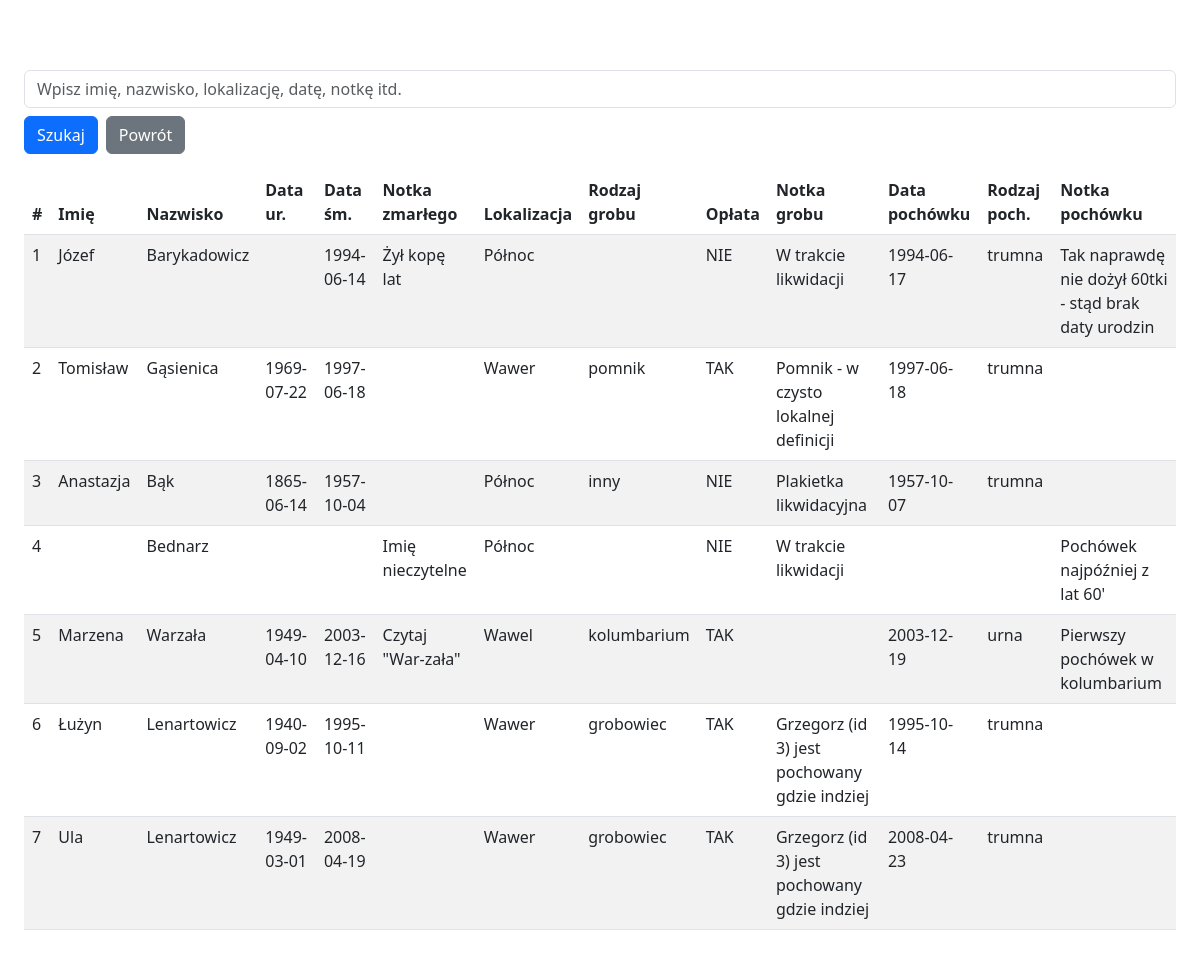
The app's page /szukaj.php, older data.
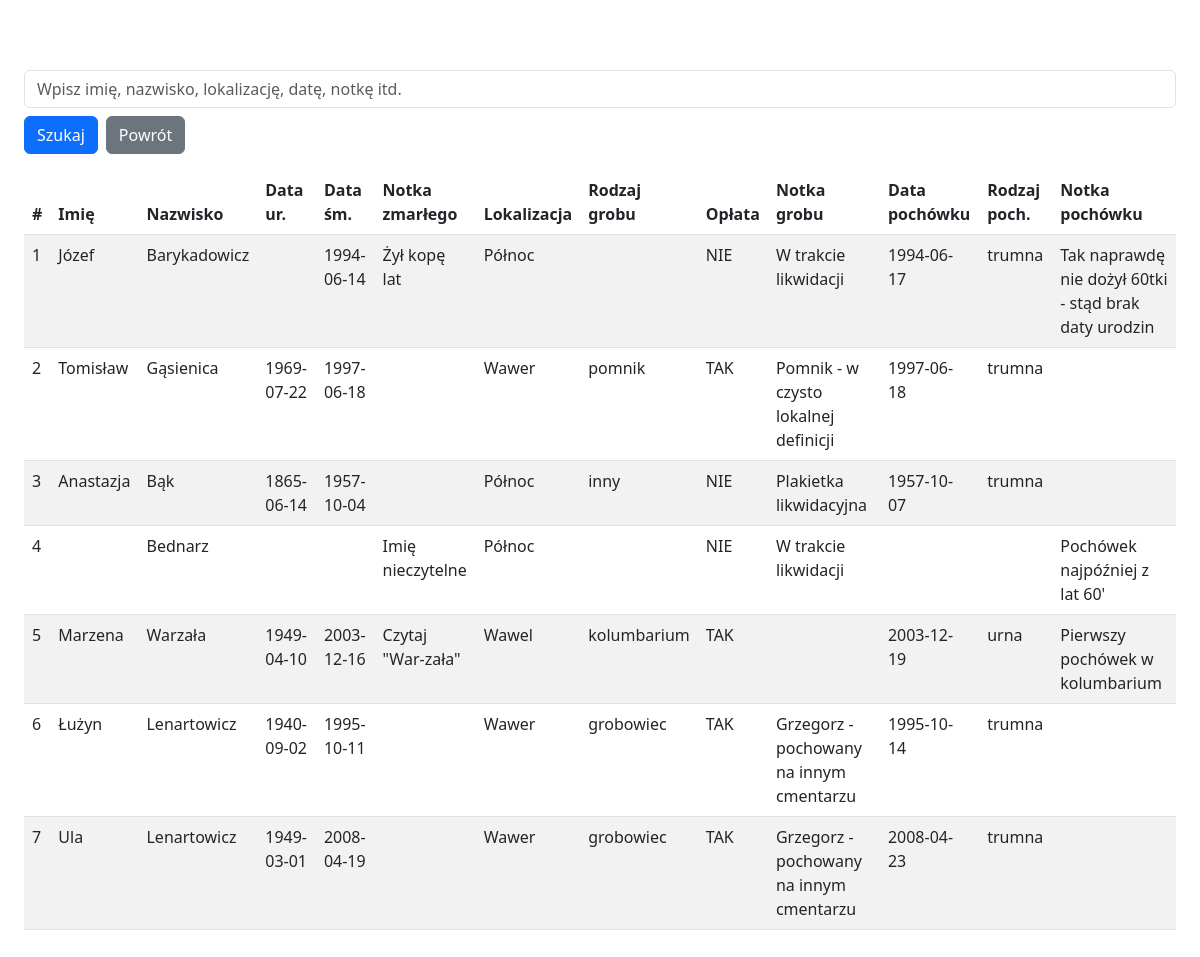
The same page, newer data.
### tables this page shows
CREATE TABLE `pochowki` (
  `id` int(5) NOT NULL,
  `id_zmarly` int(5) NOT NULL,
  `id_grob` int(5) NOT NULL,
  `data_pochowku` date DEFAULT NULL,
  `rodzaj_pochowku` varchar(20) DEFAULT NULL,
  `notka_pochowku` text DEFAULT NULL
);

CREATE TABLE `zmarli` (
  `id` int(5) NOT NULL,
  `imie` varchar(50) DEFAULT NULL,
  `nazwisko` varchar(50) NOT NULL,
  `data_urodzenia` date DEFAULT NULL,
  `data_smierci` date DEFAULT NULL,
  `notka` text DEFAULT NULL
);

CREATE TABLE `groby` (
  `id` int(5) NOT NULL,
  `lokalizacja` text NOT NULL,
  `rodzaj` varchar(20) DEFAULT NULL,
  `oplata` varchar(20) NOT NULL,
  `notka` text DEFAULT NULL
);

### szukaj.php (the view, shortened to what this page needs)
<?php
include 'dbconfig.php';
$search = $_GET['q'] ?? '';
$conn = new mysqli($server, $user, $password, $dbname);
$searchEscaped = "%" . mb_strtolower($search, 'UTF-8') . "%";
$sql = "
    SELECT
        pochowki.id AS pochowek_id,
        zmarli.imie,
        zmarli.nazwisko,
        zmarli.data_urodzenia,
        zmarli.data_smierci,
        zmarli.notka AS notka_zmarlego,
        groby.lokalizacja,
        groby.rodzaj,
        groby.oplata,
        groby.notka AS notka_grobu,
        pochowki.data_pochowku,
        pochowki.rodzaj_pochowku,
        pochowki.notka_pochowku
    FROM pochowki
    JOIN zmarli ON pochowki.id_zmarly = zmarli.id
    JOIN groby ON pochowki.id_grob = groby.id
    WHERE
        LOWER(zmarli.imie) LIKE ? OR
        LOWER(zmarli.nazwisko) LIKE ? OR
        LOWER(zmarli.notka) LIKE ? OR
        DATE_FORMAT(zmarli.data_urodzenia, '%Y-%m-%d') LIKE ? OR
        DATE_FORMAT(zmarli.data_smierci, '%Y-%m-%d') LIKE ? OR
        LOWER(groby.lokalizacja) LIKE ? OR
        LOWER(groby.rodzaj) LIKE ? OR
        CAST(groby.oplata AS CHAR) LIKE ? OR
        LOWER(groby.notka) LIKE ? OR
        LOWER(pochowki.rodzaj_pochowku) LIKE ? OR
        DATE_FORMAT(pochowki.data_pochowku, '%Y-%m-%d') LIKE ? OR
        LOWER(pochowki.notka_pochowku) LIKE ?
    ORDER BY pochowki.id DESC
";
$stmt = $conn->prepare($sql);
$params = array_fill(0, 12, $searchEscaped);
$stmt->bind_param(str_repeat('s', 12), ...$params);
$stmt->execute();
$result = $stmt->get_result();
?>
<!DOCTYPE html>
<html lang="pl">
<head>
    <link rel="stylesheet" href="bootstrap.min.css">
</head>
<body class="p-4">
<link rel="stylesheet" href="style.css">
<h2>Szukaj</h2>
<form method="GET" action="szukaj.php" class="mb-3">
    <input type="text" name="q" class="form-control mb-2" placeholder="Wpisz imię, nazwisko, lokalizację, datę, notkę itd." value="<?php echo htmlspecialchars($search, ENT_QUOTES, 'UTF-8'); ?>">
    <div class="d-flex gap-2">
        <button type="submit" class="btn btn-primary">Szukaj</button>
        <a href="index.php" class="btn btn-secondary">Powrót</a>
    </div>
</form>
<?php
if ($result->num_rows > 0) {
    echo "<table class='table table-striped'>";
    echo "<thead><tr>
            <th>#</th><th>Imię</th><th>Nazwisko</th><th>Data ur.</th><th>Data śm.</th><th>Notka zmarłego</th>
            <th>Lokalizacja</th><th>Rodzaj grobu</th><th>Opłata</th><th>Notka grobu</th>
            <th>Data pochówku</th><th>Rodzaj poch.</th><th>Notka pochówku</th>
          </tr></thead><tbody>";
    $i = 1;
    while ($row = $result->fetch_assoc()) {
        echo "<tr>
            <td>" . $i++ . "</td>
            <td>" . htmlspecialchars($row['imie'], ENT_QUOTES, 'UTF-8') . "</td>
            <td>" . htmlspecialchars($row['nazwisko'], ENT_QUOTES, 'UTF-8') . "</td>
            <td>" . htmlspecialchars($row['data_urodzenia'], ENT_QUOTES, 'UTF-8') . "</td>
            <td>" . htmlspecialchars($row['data_smierci'], ENT_QUOTES, 'UTF-8') . "</td>
            <td>" . htmlspecialchars($row['notka_zmarlego'], ENT_QUOTES, 'UTF-8') . "</td>
            <td>" . htmlspecialchars($row['lokalizacja'], ENT_QUOTES, 'UTF-8') . "</td>
            <td>" . htmlspecialchars($row['rodzaj'], ENT_QUOTES, 'UTF-8') . "</td>
            <td>" . htmlspecialchars($row['oplata'], ENT_QUOTES, 'UTF-8') . "</td>
            <td>" . htmlspecialchars($row['notka_grobu'], ENT_QUOTES, 'UTF-8') . "</td>
            <td>" . htmlspecialchars($row['data_pochowku'], ENT_QUOTES, 'UTF-8') . "</td>
            <td>" . htmlspecialchars($row['rodzaj_pochowku'], ENT_QUOTES, 'UTF-8') . "</td>
            <td>" . htmlspecialchars($row['notka_pochowku'], ENT_QUOTES, 'UTF-8') . "</td>
        </tr>";
    }
    echo "</tbody></table>";
} else {
    echo "<p>Brak wyników dla podanego zapytania.</p>";
}
?>
</body>
</html>

### style.css (style rules this page uses)
body { background-image: url('tlo.png'); background-size: cover; background-repeat: no-repeat; background-position: center center; min-height: 100vh; margin: 0; color: #ffffff; }

Row changes from the older to the newer data that the page shows:
changed through a linked row, pochowki "Łużyn": id_grob.notka "Grzegorz (id 3) jest pochowany gdzie indziej" → "Grzegorz - pochowany na innym cmentarzu"
changed through a linked row, pochowki "Ula": id_grob.notka "Grzegorz (id 3) jest pochowany gdzie indziej" → "Grzegorz - pochowany na innym cmentarzu"
